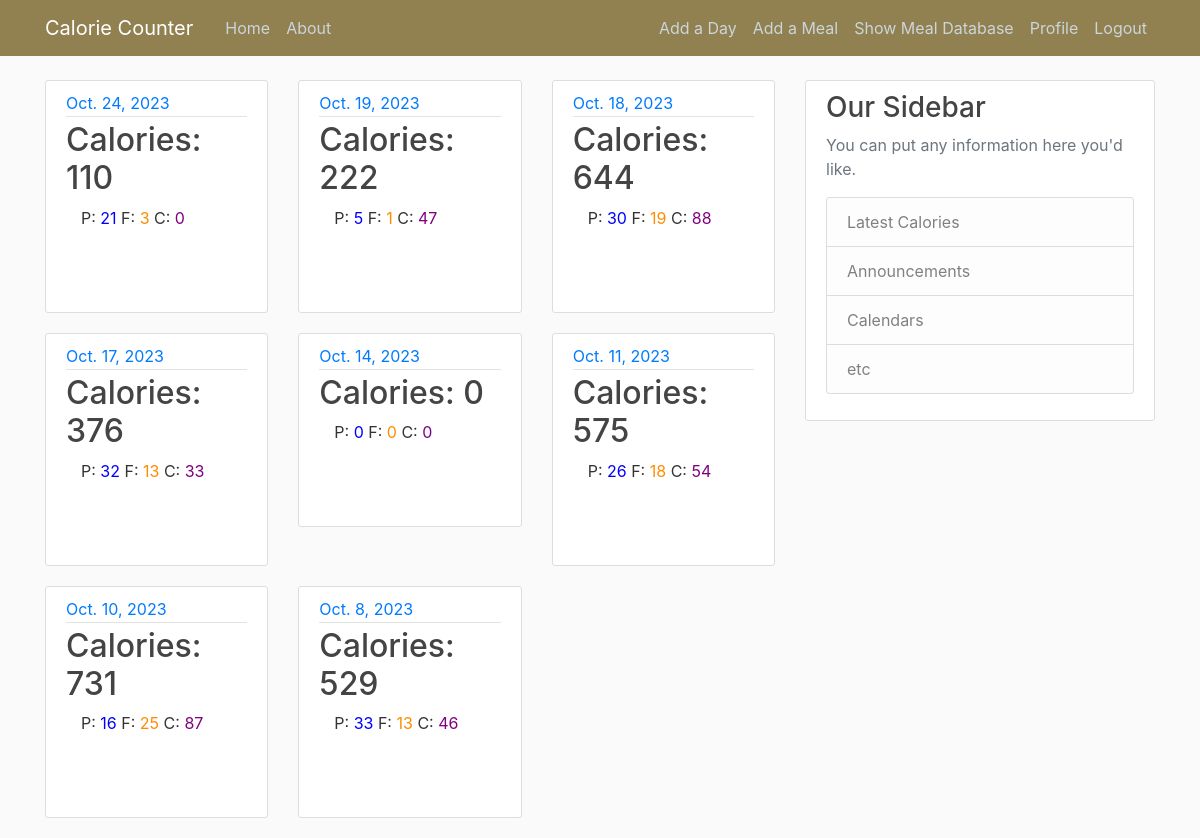
The app's page / (signed in) with its own data.
### food_counter/models.py (models this page shows, shortened)
class Date(models.Model):
    date = models.DateField()
    user = models.ForeignKey(User, on_delete=models.CASCADE)
    total_calories = models.FloatField(default=0)
    total_protein = models.FloatField(default=0)
    total_fat = models.FloatField(default=0)
    total_carbs = models.FloatField(default=0)
    meals = models.ManyToManyField(Meal, blank=True)
    class Meta:
        unique_together = ['user', 'date']

### food_counter/views.py (the view)
# urls.py: path('', DateListView.as_view(), name='food_counter-home'),
class DateListView(LoginRequiredMixin, ListView):
    model = Date
    template_name = 'food_counter/home.html'
    context_object_name = 'dates'
    paginate_by = 9
    def get_queryset(self):
        return Date.objects.filter(user=self.request.user).order_by('-date')

### templates/food_counter/home.html (shortened to what this page needs)
{% extends "food_counter/base.html" %}
{% block content %}
<div class="row">
    {% for date in dates %}
        <div class="col-md-4">
            <article class="media content-section">
                <div class="media-body">
                    <div class="article-metadata">
                        <a class="mr-2" href="{% url 'date-detail' date.id %}">{{ date.date }}</a>
                    </div>
                    <h2><a class="article-title" href="{% url 'date-detail' date.id %}">Calories: {{ date.total_calories|floatformat:0 }}
                    </a></h2>
                    <div>
                    <div class="col-md-12">
                        <p>
                            P: <span style="color: blue;">{{ date.total_protein|floatformat:0 }}</span>
                            F: <span style="color: darkorange;">{{ date.total_fat|floatformat:0 }}</span>
                            C: <span style="color: purple;">{{ date.total_carbs|floatformat:0 }}</span>
                        </p>
                    </div>
                    <div class="col-md-12">
                        <canvas id="chart-{{ date.id }}" style="max-width: 100px; max-height: 100px;"></canvas>
                    </div>
                    </div>
                </div>
            </article>
        </div>
    {% endfor %}
</div>
{% endblock content %}

### food_counter/static/food_counter/main.css (style rules this page uses)
body { background: #fafafa; color: #333333; margin-top: 5rem; }
h1, h2, h3, h4, h5, h6 { color: #444444; }
.content-section { background: #ffffff; padding: 10px 20px; border: 1px solid #dddddd; border-radius: 3px; margin-bottom: 20px; }
.article-title { color: #444444; }
.article-metadata { padding-bottom: 1px; margin-bottom: 4px; border-bottom: 1px solid #e3e3e3 }

### records on screen
Date: date "Oct. 24, 2023", total_calories "110", total_protein "21", total_fat "3", total_carbs "0"
Date: date "Oct. 19, 2023", total_calories "222", total_protein "5", total_fat "1", total_carbs "47"
Date: date "Oct. 18, 2023", total_calories "644", total_protein "30", total_fat "19", total_carbs "88"
Date: date "Oct. 17, 2023", total_calories "376", total_protein "32", total_fat "13", total_carbs "33"
Date: date "Oct. 14, 2023", total_calories "0", total_protein "0", total_fat "0", total_carbs "0"
Date: date "Oct. 11, 2023", total_calories "575", total_protein "26", total_fat "18", total_carbs "54"
Date: date "Oct. 10, 2023", total_calories "731", total_protein "16", total_fat "25", total_carbs "87"
Date: date "Oct. 8, 2023", total_calories "529", total_protein "33", total_fat "13", total_carbs "46"
